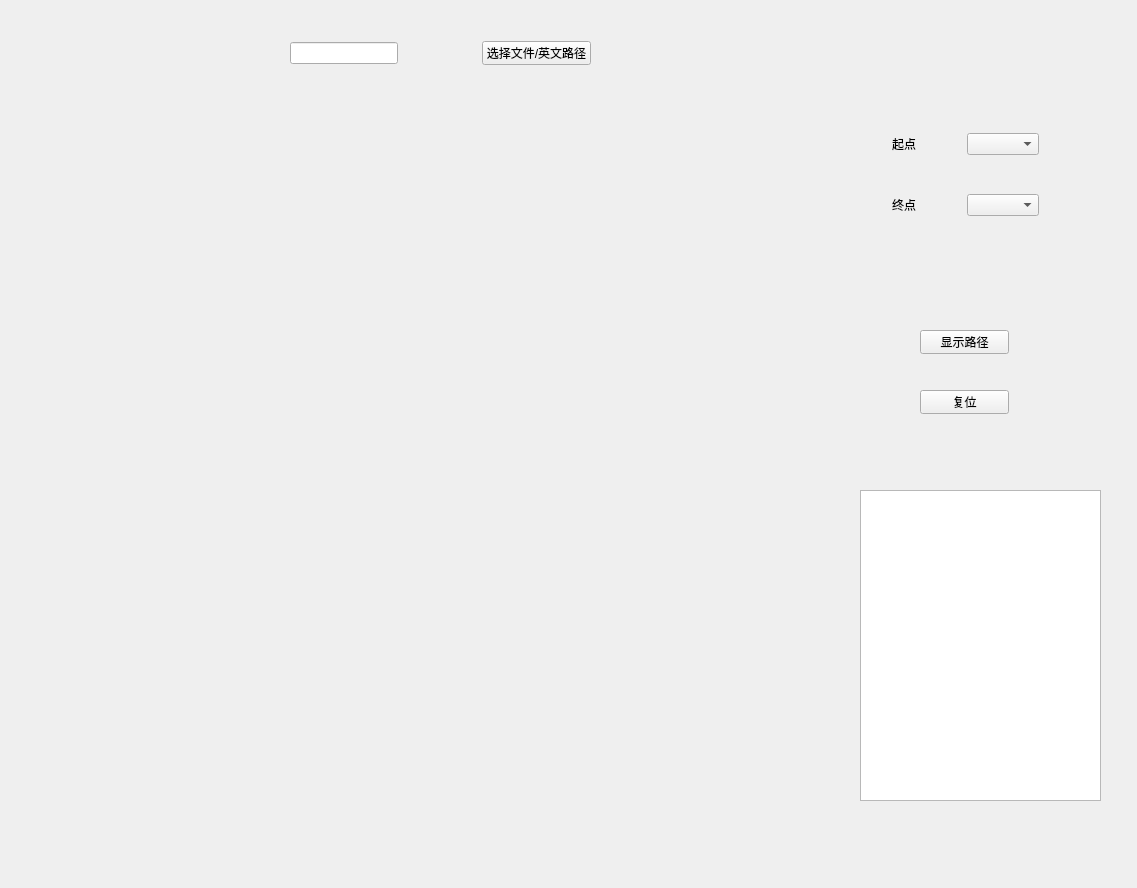
<?xml version="1.0" encoding="UTF-8"?>
<ui version="4.0">
 <class>MainWindow</class>
 <widget class="QMainWindow" name="MainWindow">
  <property name="geometry">
   <rect>
    <x>0</x>
    <y>0</y>
    <width>1137</width>
    <height>888</height>
   </rect>
  </property>
  <property name="windowTitle">
   <string>MainWindow</string>
  </property>
  <widget class="QWidget" name="centralWidget">
   <widget class="QLabel" name="label_3">
    <property name="geometry">
     <rect>
      <x>30</x>
      <y>80</y>
      <width>811</width>
      <height>791</height>
     </rect>
    </property>
    <property name="text">
     <string/>
    </property>
   </widget>
   <widget class="QWidget" name="widget" native="true">
    <property name="geometry">
     <rect>
      <x>200</x>
      <y>30</y>
      <width>481</width>
      <height>46</height>
     </rect>
    </property>
    <layout class="QHBoxLayout" name="horizontalLayout">
     <item>
      <spacer name="horizontalSpacer_2">
       <property name="orientation">
        <enum>Qt::Horizontal</enum>
       </property>
       <property name="sizeHint" stdset="0">
        <size>
         <width>40</width>
         <height>20</height>
        </size>
       </property>
      </spacer>
     </item>
     <item>
      <widget class="QLineEdit" name="lineEdit"/>
     </item>
     <item>
      <spacer name="horizontalSpacer">
       <property name="orientation">
        <enum>Qt::Horizontal</enum>
       </property>
       <property name="sizeHint" stdset="0">
        <size>
         <width>10</width>
         <height>10</height>
        </size>
       </property>
      </spacer>
     </item>
     <item>
      <widget class="QPushButton" name="pushButton">
       <property name="text">
        <string>选择文件/英文路径</string>
       </property>
      </widget>
     </item>
     <item>
      <spacer name="horizontalSpacer_3">
       <property name="orientation">
        <enum>Qt::Horizontal</enum>
       </property>
       <property name="sizeHint" stdset="0">
        <size>
         <width>40</width>
         <height>20</height>
        </size>
       </property>
      </spacer>
     </item>
    </layout>
   </widget>
   <widget class="QWidget" name="widget_4" native="true">
    <property name="geometry">
     <rect>
      <x>870</x>
      <y>100</y>
      <width>191</width>
      <height>161</height>
     </rect>
    </property>
    <layout class="QVBoxLayout" name="verticalLayout">
     <item>
      <spacer name="verticalSpacer_3">
       <property name="orientation">
        <enum>Qt::Vertical</enum>
       </property>
       <property name="sizeHint" stdset="0">
        <size>
         <width>20</width>
         <height>40</height>
        </size>
       </property>
      </spacer>
     </item>
     <item>
      <widget class="QWidget" name="widget_2" native="true">
       <layout class="QHBoxLayout" name="horizontalLayout_2">
        <item>
         <widget class="QLabel" name="label">
          <property name="text">
           <string>起点</string>
          </property>
         </widget>
        </item>
        <item>
         <widget class="QComboBox" name="comboBox"/>
        </item>
       </layout>
      </widget>
     </item>
     <item>
      <spacer name="verticalSpacer">
       <property name="orientation">
        <enum>Qt::Vertical</enum>
       </property>
       <property name="sizeHint" stdset="0">
        <size>
         <width>20</width>
         <height>40</height>
        </size>
       </property>
      </spacer>
     </item>
     <item>
      <widget class="QWidget" name="widget_3" native="true">
       <layout class="QHBoxLayout" name="horizontalLayout_3">
        <item>
         <widget class="QLabel" name="label_2">
          <property name="text">
           <string>终点</string>
          </property>
         </widget>
        </item>
        <item>
         <widget class="QComboBox" name="comboBox_2"/>
        </item>
       </layout>
      </widget>
     </item>
     <item>
      <spacer name="verticalSpacer_2">
       <property name="orientation">
        <enum>Qt::Vertical</enum>
       </property>
       <property name="sizeHint" stdset="0">
        <size>
         <width>20</width>
         <height>40</height>
        </size>
       </property>
      </spacer>
     </item>
     <item>
      <spacer name="verticalSpacer_4">
       <property name="orientation">
        <enum>Qt::Vertical</enum>
       </property>
       <property name="sizeHint" stdset="0">
        <size>
         <width>20</width>
         <height>40</height>
        </size>
       </property>
      </spacer>
     </item>
    </layout>
   </widget>
   <widget class="QPushButton" name="pushButton_2">
    <property name="geometry">
     <rect>
      <x>920</x>
      <y>330</y>
      <width>89</width>
      <height>24</height>
     </rect>
    </property>
    <property name="text">
     <string>显示路径</string>
    </property>
   </widget>
   <widget class="QTextBrowser" name="textBrowser">
    <property name="geometry">
     <rect>
      <x>860</x>
      <y>490</y>
      <width>241</width>
      <height>311</height>
     </rect>
    </property>
   </widget>
   <widget class="QPushButton" name="pushButton_3">
    <property name="geometry">
     <rect>
      <x>920</x>
      <y>390</y>
      <width>89</width>
      <height>24</height>
     </rect>
    </property>
    <property name="text">
     <string>复位</string>
    </property>
   </widget>
  </widget>
 </widget>
 <layoutdefault spacing="6" margin="11"/>
 <resources/>
 <connections/>
</ui>
